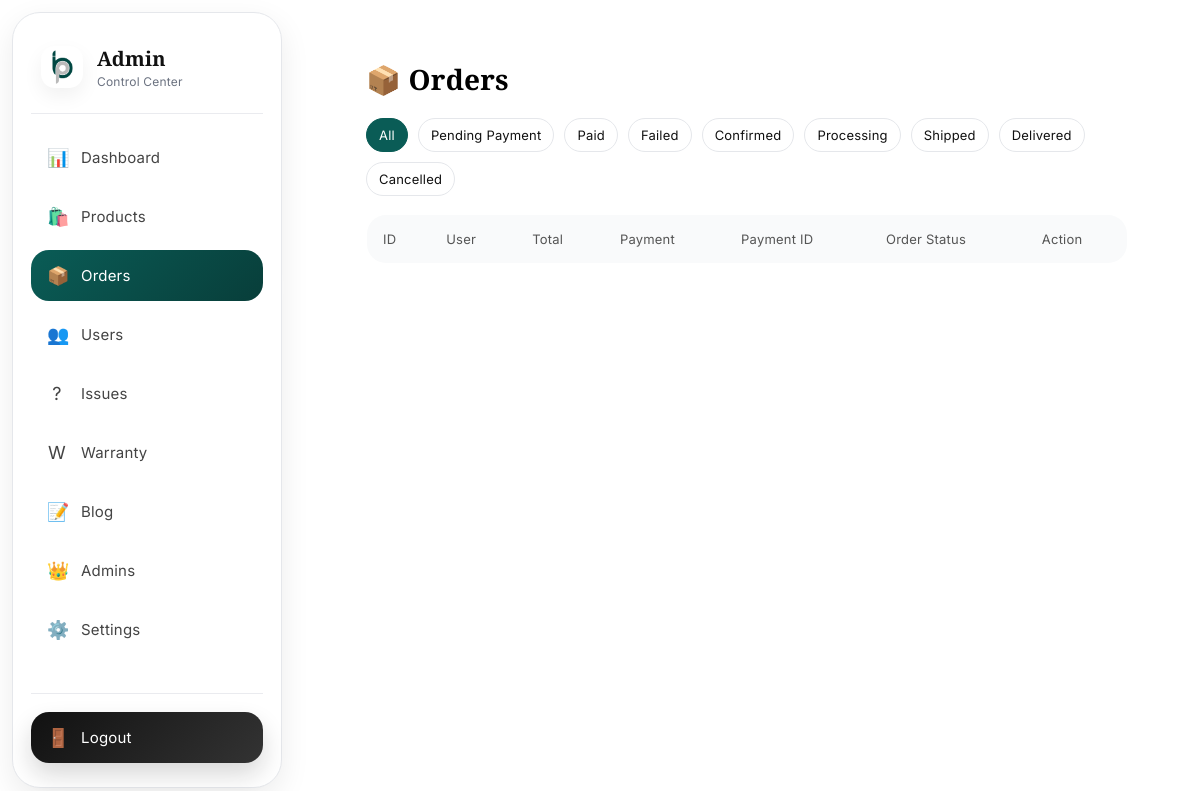
Before: /admin/orders (signed in) with the older database file.
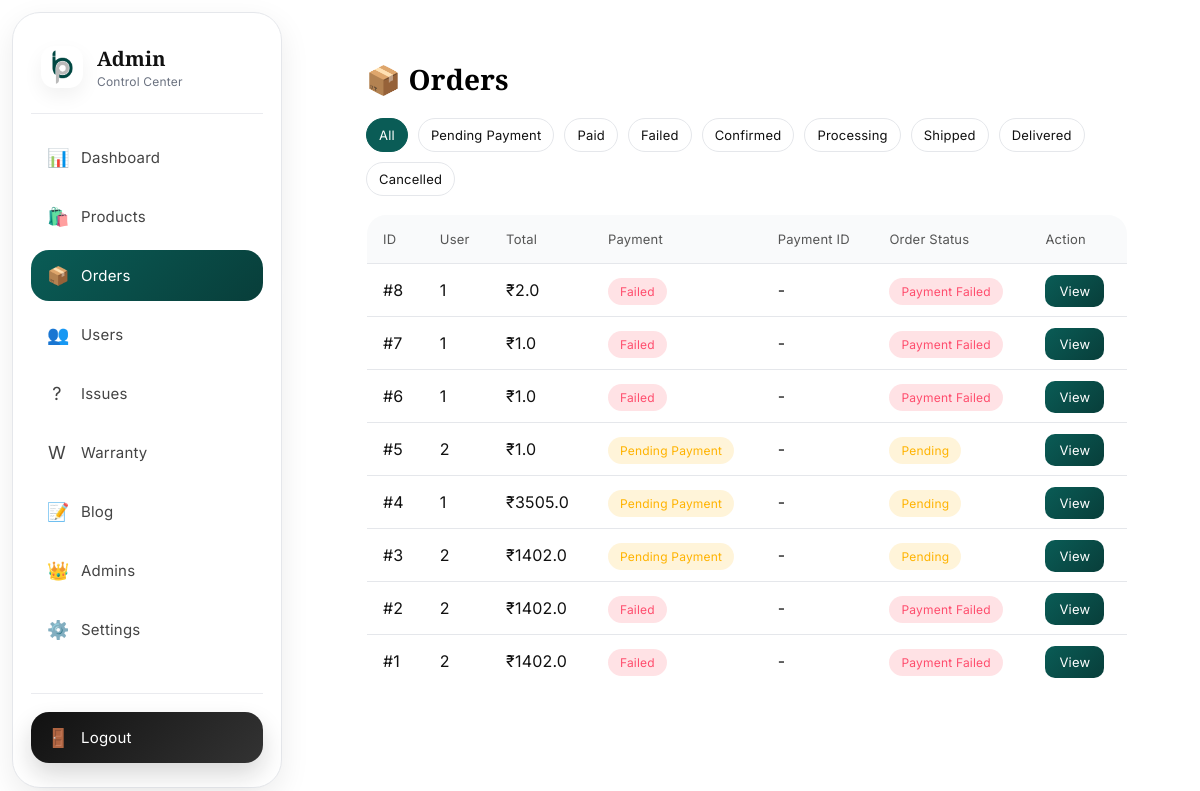
After: the same page with the newer database file.
### models.py (models this page shows)
class Order(db.Model):
    __tablename__ = 'orders'
    id = db.Column(db.Integer, primary_key=True)
    user_id = db.Column(db.Integer, db.ForeignKey('users.id'))
    address_id = db.Column(db.Integer, db.ForeignKey('addresses.id'))
    total_amount = db.Column(db.Float)
    status = db.Column(db.String(50), default='Pending')
    order_status = db.Column(db.String(50), default='Pending')
    payment_status = db.Column(db.String(50), default='Pending')
    tracking_number = db.Column(db.String(100))
    courier_partner = db.Column(db.String(100))
    tracking_url = db.Column(db.String(500))
    created_at = db.Column(db.DateTime, default=datetime.utcnow)
    payment_method = db.Column(db.String(50))
    razorpay_order_id = db.Column(db.String(100), nullable=True)
    razorpay_payment_id = db.Column(db.String(100), nullable=True)
    razorpay_signature = db.Column(db.String(255), nullable=True)
    paid_at = db.Column(db.DateTime, nullable=True)
    items = db.relationship('OrderItem', backref='order', lazy=True)

### app.py (the view)
@app.route('/admin/orders')
@admin_required
def admin_orders():
    status_filter = (request.args.get("status") or "").strip()
    payment_filter = (request.args.get("payment_status") or "").strip()
    query = Order.query
    if status_filter:
        query = query.filter(Order.order_status == status_filter)
    if payment_filter:
        query = query.filter(Order.payment_status == payment_filter)
    orders = query.order_by(Order.id.desc()).all()
    return render_template(
        "admin/orders.html",
        orders=orders,
        status_filter=status_filter,
        payment_filter=payment_filter
    )

### app.py (called while the page is built)
def admin_required(f):
    @wraps(f)
    def decorated_function(*args, **kwargs):
        if not session.get("admin"):
            abort(404)
        email = session.get("email")
        if not email:
            abort(404)
        user = User.query.filter_by(email=email).first()
        if not user or not user.is_admin:
            abort(404)
        return f(*args, **kwargs)
    return decorated_function

@app.context_processor
def inject_counts():
    if 'email' in session:
        user = User.query.filter_by(email=session['email']).first()
        if user:
            cart_count = db.session.execute(text("""
                SELECT SUM(quantity) FROM cart WHERE user_id=:uid
            """), {"uid": user.id}).scalar() or 0
            wishlist_count = db.session.execute(text("""
                SELECT COUNT(*) FROM wishlist WHERE user_id=:uid
            """), {"uid": user.id}).scalar() or 0
            return dict(
                cart_count=cart_count,
                wishlist_count=wishlist_count,
                user={
                    "username": user.username,
                    "email": user.email,
                    "avatar": user.avatar
                }
            )
    return dict(cart_count=0, wishlist_count=0, user=None)

### templates/admin/orders.html (shortened to what this page needs)
{% extends "admin/base_admin.html" %}
{% block content %}
<div class="orders-container">
    <h2>📦 Orders</h2>
    <div class="filter-row">
        <a class="{{ 'active' if not payment_filter and not status_filter else '' }}" href="/admin/orders">All</a>
        <a class="{{ 'active' if payment_filter == 'Pending' else '' }}" href="/admin/orders?payment_status=Pending">Pending Payment</a>
        <a class="{{ 'active' if payment_filter == 'Paid' else '' }}" href="/admin/orders?payment_status=Paid">Paid</a>
        <a class="{{ 'active' if payment_filter == 'Failed' else '' }}" href="/admin/orders?payment_status=Failed">Failed</a>
        <a class="{{ 'active' if status_filter == 'Confirmed' else '' }}" href="/admin/orders?status=Confirmed">Confirmed</a>
        <a class="{{ 'active' if status_filter == 'Processing' else '' }}" href="/admin/orders?status=Processing">Processing</a>
        <a class="{{ 'active' if status_filter == 'Shipped' else '' }}" href="/admin/orders?status=Shipped">Shipped</a>
        <a class="{{ 'active' if status_filter == 'Delivered' else '' }}" href="/admin/orders?status=Delivered">Delivered</a>
        <a class="{{ 'active' if status_filter == 'Cancelled' else '' }}" href="/admin/orders?status=Cancelled">Cancelled</a>
    </div>
    <table class="table">
        <tr>
            <th>ID</th>
            <th>User</th>
            <th>Total</th>
            <th>Payment</th>
            <th>Payment ID</th>
            <th>Order Status</th>
            <th>Action</th>
        </tr>
        {% for order in orders %}
        <tr>
            <td>#{{ order.id }}</td>
            <td>{{ order.user_id }}</td>
            <td>₹{{ order.total_amount }}</td>
            <td>
                <span class="status {{ (order.payment_status or 'Pending')|lower|replace(' ', '-') }}">
                    {{ 'Pending Payment' if (order.payment_status or 'Pending') == 'Pending' else order.payment_status }}
                </span>
            </td>
            <td>{{ order.razorpay_payment_id or '-' }}</td>
            <td>
                <span class="status {{ (order.order_status or order.status)|lower|replace(' ', '-') }}">
                    {{ order.order_status or order.status }}
                </span>
            </td>
            <td>
                <a href="/admin/orders/{{ order.id }}" class="btn">View</a>
            </td>
        </tr>
        {% endfor %}
    </table>
</div>
{% endblock %}

### templates/admin/base_admin.html (shortened to what this page needs)
<!DOCTYPE html>
<html lang="en">
<head>
<link href="https://fonts.cdnfonts.com/css/gotham" rel="stylesheet">
</head>
<body>
<div class="sidebar" id="sidebar">
    <div class="brand">
        <img src="{{ url_for('static', filename='images/BP_OnlyLogo-01.png') }}" alt="BeltPurse Logo">
        <div class="brand-text">
            <h2>Admin</h2>
            <p>Control Center</p>
        </div>
    </div>
    <div class="nav-links">
        <a href="/secure-admin-portal-9821">
            <span class="icon">📊</span>
            Dashboard
        </a>
        <a href="/admin/products">
            <span class="icon">🛍️</span>
            Products
        </a>
        <a href="/admin/orders">
            <span class="icon">📦</span>
            Orders
        </a>
        <a href="/admin/users">
            <span class="icon">👥</span>
            Users
        </a>
        <a href="/admin/issues">
            <span class="icon">?</span>
            Issues
        </a>
        <a href="/admin/warranty">
            <span class="icon">W</span>
            Warranty
        </a>
        <a href="/admin/blogs">
            <span class="icon">📝</span>
            Blog
        </a>
       <a href="/admin/admins">
    <span class="icon">👑</span>
    Admins
</a>
        <a href="/admin/settings">
    <span class="icon">⚙️</span>
    Settings
</a>
    </div>
    <div class="logout-wrap">
        <a href="/admin-logout" class="logout-link">
            <span class="icon">🚪</span>
            Logout
        </a>
    </div>
</div>
<div class="main">
    {% block content %}{% endblock %}
</div>
</body>
</html>

### templates/admin/base_admin.html (style rules this page uses)
:root { --sidebar-width: 270px; --bg-primary: #ffffff; --bg-secondary: #f8fafc; --card-bg: #ffffff; --card-border: #e5e7eb; --text-primary: #111111; --text-secondary: #6b7280; --accent: #0A5C56; --accent-gradient: linear-gradient(135deg, #0A5C56, #083E3A); --line: #e5e7eb; --shadow: 0 10px 30px rgba(0,0,0,0.08); }
h1, h2, h3, h4, h5, h6 { color: #000; font-family: "Cormorant Garamond", Georgia, serif !important; }
h1, h2, h3 { font-weight: 600 !important; }
body *:not(i):not(.fa):not(.fa-solid):not(.fa-regular):not(.fa-brands):not(.fa-light):not(.fa-thin):not(h1):not(h2):not(h3) { font-weight: 400 !important; }
* { margin: 0; padding: 0; letter-spacing: 0.2px; box-sizing: border-box; font-family: "Gotham", "Inter", sans-serif; }
html, body { background: #ffffff; color: var(--text-primary); overflow-x: hidden; max-width: 100%; }
.sidebar { width: var(--sidebar-width); height: calc(100vh - 24px); position: fixed; top: 12px; left: 12px; background:#ffffff; backdrop-filter: blur(20px); border: 1px solid #e5e7eb; border-radius: 28px; box-shadow: 0 10px 30px rgba(0,0,0,0.08); padding: 24px 18px; display: flex; flex-direction: column; z-index: 100; }
.sidebar a { text-decoration: none; color: #444; display: flex; align-items: center; gap: 14px; padding: 15px 16px; border-radius: 18px; font-size: 15px; font-weight: 400; transition: all 0.3s ease; }
.sidebar a.active { background: linear-gradient(135deg, #0A5C56, #083E3A); color: #fff; box-shadow: 0 12px 24px rgba(255,255,255,0.12); }
.brand { display: flex; align-items: center; gap: 14px; padding: 8px 10px 24px; border-bottom: 1px solid rgba(229, 231, 235, 0.8); margin-bottom: 18px; }
.brand img { width: 42px; height: 42px; object-fit: contain; border-radius: 14px; background: #fff; padding: 4px; box-shadow: 0 8px 20px rgba(0,0,0,0.06); }
.brand-text h2 { font-size: 20px; color: var(--text-primary); margin-bottom: 2px; font-weight: 400; }
.brand-text p { font-size: 12px; color: var(--text-secondary); }
.nav-links { display: flex; flex-direction: column; gap: 8px; flex: 1; }
.sidebar a span.icon { font-size: 18px; width: 20px; text-align: center; }
.logout-wrap { padding-top: 18px; border-top: 1px solid rgba(229, 231, 235, 0.8); }
.logout-link { background: linear-gradient(135deg, #111, #333); color: white !important; box-shadow: 0 12px 24px rgba(17,17,17,0.16); }
.main { margin-left: calc(var(--sidebar-width) + 36px); width: calc(100% - var(--sidebar-width) - 48px); min-height: 100vh; padding: 32px; }

### templates/admin/orders.html (style rules this page uses)
.orders-container { padding: 28px; background: #ffffff; }
.orders-container h2 { font-size: 28px; color: #000; margin-bottom: 20px; }
.table { width: 100%; border-collapse: collapse; background: #ffffff; backdrop-filter: blur(18px); border-radius: 20px; overflow: hidden; border: 1px solid #e5e7eb; }
.table th { padding: 16px; text-align: left; font-size: 13px; color: #555; background: #f9fafb; }
.table td { padding: 16px; color: #111; border-top: 1px solid #e5e7eb; }
.status { padding: 6px 12px; border-radius: 999px; font-size: 12px; font-weight: 400; }
.pending { background: rgba(255,180,0,0.15); color: #ffb300; }
.failed, .payment-failed { background: rgba(255,60,80,0.15); color: #ff4d6d; }
.filter-row { display: flex; gap: 10px; flex-wrap: wrap; margin-bottom: 18px; }
.filter-row a { padding: 8px 12px; border-radius: 999px; border: 1px solid #e5e7eb; color: #111; text-decoration: none; font-size: 13px; }
.filter-row a.active { background: #0A5C56; color: #fff; border-color: #0A5C56; }
.btn { padding: 8px 14px; border-radius: 10px; background: linear-gradient(135deg, #0A5C56, #083E3A); color: #fff; text-decoration: none; font-size: 13px; font-weight: 400; transition: 0.3s; }

Changed rows visible on the page:
added Order: id "8", user_id "1", total_amount "2.0", payment_status "Failed", razorpay_payment_id "-", order_status "Payment Failed"
added Order: id "7", user_id "1", total_amount "1.0", payment_status "Failed", razorpay_payment_id "-", order_status "Payment Failed"
added Order: id "6", user_id "1", total_amount "1.0", payment_status "Failed", razorpay_payment_id "-", order_status "Payment Failed"
added Order: id "5", user_id "2", total_amount "1.0", payment_status "Pending Payment", razorpay_payment_id "-", order_status "Pending"
added Order: id "4", user_id "1", total_amount "3505.0", payment_status "Pending Payment", razorpay_payment_id "-", order_status "Pending"
added Order: id "3", user_id "2", total_amount "1402.0", payment_status "Pending Payment", razorpay_payment_id "-", order_status "Pending"
added Order: id "2", user_id "2", total_amount "1402.0", payment_status "Failed", razorpay_payment_id "-", order_status "Payment Failed"
added Order: id "1", user_id "2", total_amount "1402.0", payment_status "Failed", razorpay_payment_id "-", order_status "Payment Failed"
